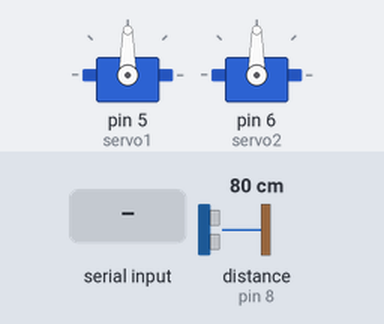
Bench run of a sketch on a simulated Arduino Uno, built with avr-gcc and run on an emulated ATmega328P. Shown: 2 × servo. The test bench sets the inputs (shaded band); at power-on: distance to the obstacle (sensor on pin 8) 80 cm. The echo pulse lasts 58.3 µs per cm; what the sketch prints to the serial monitor is not drawn.

Above: at 2.2 s.
2.3 s: "A" received over Serial
At 2.6 s:
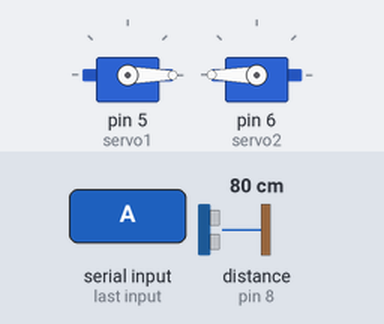
3.8 s: "R" received over Serial
At 4.9 s:
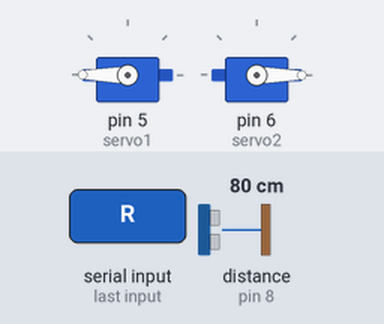
5.3 s: "D" received over Serial
At 6.4 s:
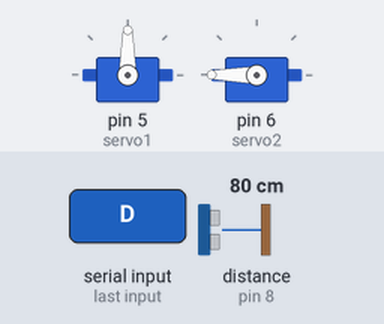
6.8 s: "G" received over Serial
At 7.5 s:
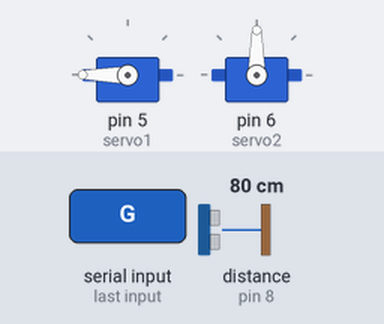
8.3 s: "B" received over Serial
At 9.7 s:
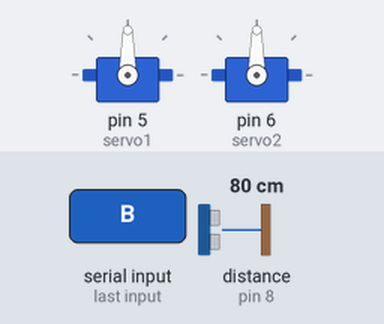
Timing chart, 0 to 10.8 s (numbered marks = the images above; inputs shaded):
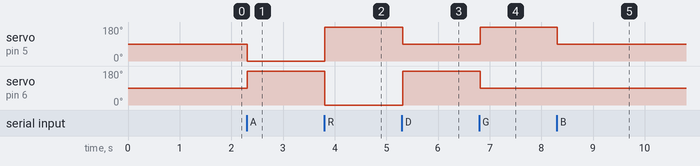

The sketch:

ServoPB.ino
```cpp
#include "Servo.h"

#include <NewPing.h>


Servo servo1; // declaration du premier servo
Servo servo2; // declaration du second servo
//partie capteur
const int trig=9;
const int echo=8;
unsigned int distance_cm=0;
NewPing sonar(trig,echo,400); // lecture distance en cm avec distance max fixée à 400 cm
char Data;

void setup() {
   pinMode(trig, OUTPUT);
   pinMode(echo, INPUT);
   servo1.attach(5); // attache le servo 1 à 5
   servo2.attach(6); // attache le servo 2 à 6
   Serial.begin(38400);
   delay(500);
   Serial.println("Bonjour -Pret pour les commandes AT");


   delay(500);


}

void loop() {

  if(Serial.available()){
    Data=Serial.read();
    if (Data=='B'){
      servo1.write(90); // demande au servo 1 de se déplacer à la position 90
      servo2.write(90); // demande au servo 2 de se déplacer à la position 90
      }
    distance_cm=sonar.ping_cm();

    if (distance_cm > 10){


      if (Data=='A'){
        servo1.write(0); // demande au servo 1 de se déplacer à la position 0
        servo2.write(180); // demande au servo 2 de se déplacer à la position 180
        }
      if (Data=='R'){
        servo1.write(180); // demande au servo 1 de se déplacer à la position 180
        servo2.write(0); // demande au servo 2 de se déplacer à la position 0
        }
      if (Data=='D'){
        servo1.write(90); // demande au servo 1 de se déplacer à la position 90
        servo2.write(180); // demande au servo 2 de se déplacer à la position 180
        }

      if (Data=='G'){
        servo1.write(180); // demande au servo 1 de se déplacer à la position 180
        servo2.write(90); // demande au servo 2 de se déplacer à la position 90
        }
      if (Data=='S' ){
        servo1.write(90); // demande au servo 1 de se déplacer à la position 90
        servo2.write(90); // demande au servo 2 de se déplacer à la position 90
        }
    }
    else{
      servo1.write(90); // demande au servo 1 de se déplacer à la position 90
      servo2.write(90); // demande au servo 2 de se déplacer à la position 90
      }
    }
  delay(10);
  }
```

Measured:
- after the input at 2.3 s, servo on pin 5 (servo1): 90° → 0° at once; servo on pin 6 (servo2): 90° → 180° at once
- after the input at 3.8 s, servo on pin 5 (servo1): 0° → 180° at once; servo on pin 6 (servo2): 180° → 0° at once
- after the input at 5.3 s, servo on pin 5 (servo1): 180° → 90° at once; servo on pin 6 (servo2): 0° → 180° at once
- after the input at 6.8 s, servo on pin 5 (servo1): 90° → 180° at once; servo on pin 6 (servo2): 180° → 90° at once
- after the input at 8.3 s, servo on pin 5 (servo1): 180° → 90° at once
